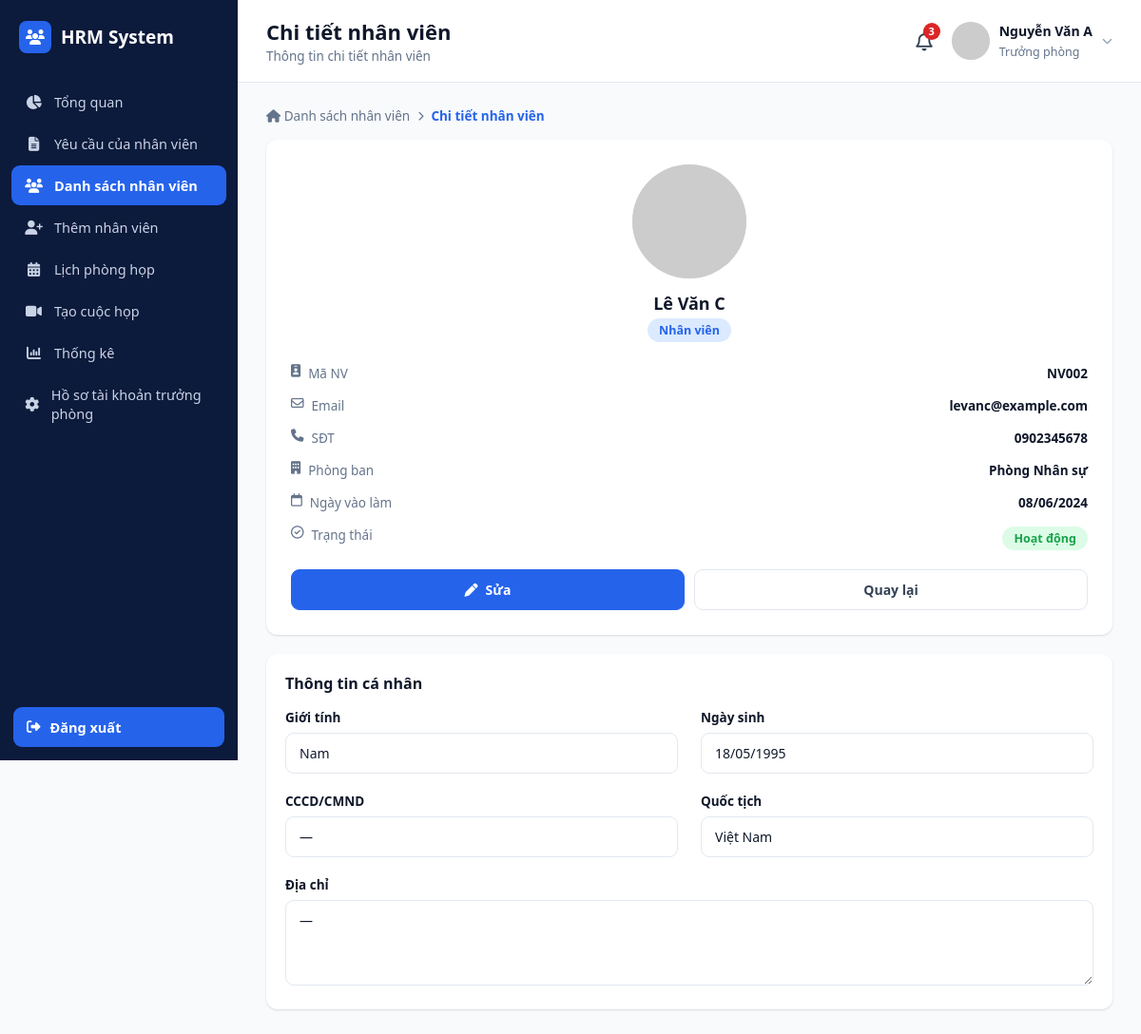
Page /employee_view.php?id=3 (signed in) on the committed database.
### tables this page shows
CREATE TABLE nhan_vien (
    id INT AUTO_INCREMENT PRIMARY KEY,
    ma_nv VARCHAR(20) NOT NULL UNIQUE,
    ho_ten VARCHAR(100) NOT NULL,
    email VARCHAR(100) NOT NULL UNIQUE,
    mat_khau VARCHAR(255) NOT NULL,
    sdt VARCHAR(20) DEFAULT NULL,
    chuc_vu ENUM('Nhân viên','Trưởng phòng') NOT NULL DEFAULT 'Nhân viên',
    gioi_tinh ENUM('Nam','Nữ','Khác') DEFAULT 'Nam',
    ngay_sinh DATE DEFAULT NULL,
    ngay_vao_lam DATE DEFAULT NULL,
    dia_chi TEXT,
    phong_ban_id INT DEFAULT NULL,
    avatar VARCHAR(255) DEFAULT NULL,
    trang_thai ENUM('Hoạt động','Nghỉ việc') NOT NULL DEFAULT 'Hoạt động',
    cccd VARCHAR(20) DEFAULT NULL,
    ngay_cap DATE DEFAULT NULL,
    noi_cap VARCHAR(150) DEFAULT NULL,
    tinh_trang_hon_nhan VARCHAR(50) DEFAULT NULL,
    quoc_tich VARCHAR(50) DEFAULT 'Việt Nam',
    ghi_chu TEXT,
    created_at TIMESTAMP DEFAULT CURRENT_TIMESTAMP,
    FOREIGN KEY (phong_ban_id) REFERENCES phong_ban(id) ON DELETE SET NULL
);

CREATE TABLE phong_ban (
    id INT AUTO_INCREMENT PRIMARY KEY,
    ten_phong_ban VARCHAR(100) NOT NULL
);

### includes/auth.php (called while the page is built, shortened)
<?php
require_once __DIR__ . '/../config/db.php';
function require_manager()
{
    $u = current_user();
}
function current_user()
{
    global $pdo;
    static $user = null;
    if ($user !== null) {
        return $user;
    }
    $stmt = $pdo->prepare('SELECT nv.*, pb.ten_phong_ban FROM nhan_vien nv
                            LEFT JOIN phong_ban pb ON pb.id = nv.phong_ban_id
                            WHERE nv.id = ?');
    $stmt->execute([$_SESSION['user_id']]);
    $user = $stmt->fetch();
    return $user;
}
function format_date($date, $withTime = false)
{
    $ts = strtotime($date);
    return $withTime ? date('d/m/Y H:i', $ts) : date('d/m/Y', $ts);
}
function e($str)
{
    return htmlspecialchars($str ?? '', ENT_QUOTES, 'UTF-8');
}

### employee_view.php (the view, shortened to what this page needs)
<?php
require_once __DIR__ . '/includes/auth.php';
require_manager();
$id = (int)($_GET['id'] ?? 0);
$stmt = $pdo->prepare('SELECT nv.*, pb.ten_phong_ban FROM nhan_vien nv LEFT JOIN phong_ban pb ON pb.id = nv.phong_ban_id WHERE nv.id = ?');
$stmt->execute([$id]);
$nv = $stmt->fetch();
$page_title = 'Chi tiết nhân viên';
$page_subtitle = 'Thông tin chi tiết nhân viên';
include __DIR__ . '/includes/head_meta.php';
?>
<div class="app">
    <?php include __DIR__ . '/includes/sidebar.php'; ?>
    <div class="main">
        <?php include __DIR__ . '/includes/header.php'; ?>
        <div class="content">
            <div class="breadcrumb">
                <a href="employees.php"><i class="fa-solid fa-house"></i> Danh sách nhân viên</a> <i class="fa-solid fa-chevron-right" style="font-size:10px;"></i>
                <span class="cur">Chi tiết nhân viên</span>
            </div>
            <div class="profile-grid">
                <div class="profile-side">
                    <div class="avatar-wrap">
                        <img src="<?= !empty($nv['avatar']) ? 'uploads/avatars/'.e($nv['avatar']) : 'https://ui-avatars.com/api/?background=2563eb&color=fff&size=120&name='.urlencode($nv['ho_ten']) ?>">
                    </div>
                    <h2><?= e($nv['ho_ten']) ?></h2>
                    <span class="role-badge"><?= e($nv['chuc_vu']) ?></span>
                    <div class="info-list">
                        <div class="row"><span class="ic"><i class="fa-solid fa-id-badge"></i> Mã NV</span><b><?= e($nv['ma_nv']) ?></b></div>
                        <div class="row"><span class="ic"><i class="fa-regular fa-envelope"></i> Email</span><b><?= e($nv['email']) ?></b></div>
                        <div class="row"><span class="ic"><i class="fa-solid fa-phone"></i> SĐT</span><b><?= e($nv['sdt']) ?></b></div>
                        <div class="row"><span class="ic"><i class="fa-solid fa-building"></i> Phòng ban</span><b><?= e($nv['ten_phong_ban'] ?? '—') ?></b></div>
                        <div class="row"><span class="ic"><i class="fa-regular fa-calendar"></i> Ngày vào làm</span><b><?= format_date($nv['ngay_vao_lam']) ?></b></div>
                        <div class="row"><span class="ic"><i class="fa-regular fa-circle-check"></i> Trạng thái</span><b><span class="badge-status <?= $nv['trang_thai']==='Hoạt động'?'active':'inactive' ?>"><?= e($nv['trang_thai']) ?></span></b></div>
                    </div>
                    <div style="margin-top:20px;display:flex;gap:10px;">
                        <a href="employee_edit.php?id=<?= $nv['id'] ?>" class="btn btn-primary" style="flex:1;justify-content:center;"><i class="fa-solid fa-pen"></i> Sửa</a>
                        <a href="employees.php" class="btn" style="flex:1;justify-content:center;">Quay lại</a>
                    </div>
                </div>
                <div class="panel">
                    <h3>Thông tin cá nhân</h3>
                    <div class="form-grid">
                        <div class="form-group"><label>Giới tính</label><input value="<?= e($nv['gioi_tinh']) ?>" disabled></div>
                        <div class="form-group"><label>Ngày sinh</label><input value="<?= format_date($nv['ngay_sinh']) ?>" disabled></div>
                        <div class="form-group"><label>CCCD/CMND</label><input value="<?= e($nv['cccd'] ?: '—') ?>" disabled></div>
                        <div class="form-group"><label>Quốc tịch</label><input value="<?= e($nv['quoc_tich'] ?: '—') ?>" disabled></div>
                        <div class="form-group" style="grid-column:1/-1;"><label>Địa chỉ</label><textarea disabled><?= e($nv['dia_chi'] ?: '—') ?></textarea></div>
                    </div>
                </div>
            </div>
        </div>
    </div>
</div>
</body>
</html>

### includes/header.php (shortened to what this page needs)
<?php
$u = current_user();
$avatar = !empty($u['avatar']) ? 'uploads/avatars/' . $u['avatar'] : 'assets/img/avatar-default.png';
?>
<header class="topbar">
    <div class="title-block">
        <h1><?= e($page_title ?? '') ?></h1>
        <p><?= e($page_subtitle ?? '') ?></p>
    </div>
    <div class="right">
        <div class="bell"><i class="fa-regular fa-bell"></i><span class="badge">3</span></div>
        <div class="user" id="userMenuBtn">
            <img src="<?= e($avatar) ?>" alt="avatar" onerror="this.src='https://ui-avatars.com/api/?background=2563eb&color=fff&name=<?= urlencode($u['ho_ten'] ?? 'User') ?>'">
            <div class="info">
                <b><?= e($u['ho_ten'] ?? '') ?></b>
                <span><?= e($u['chuc_vu'] ?? '') ?></span>
            </div>
            <i class="fa-solid fa-chevron-down" style="font-size:11px;color:#94a3b8;"></i>
        </div>
    </div>
</header>

### assets/css/style.css (style rules this page uses)
:root { --navy:#0c1a3b; --navy-light:#13234f; --blue:#2563eb; --blue-dark:#1d4ed8; --green:#16a34a; --green-bg:#dcfce7; --red:#dc2626; --red-bg:#fee2e2; --orange:#f59e0b; --orange-bg:#fef3c7; --purple:#7c3aed; --purple-bg:#ede9fe; --gray-50:#f8fafc; --gray-100:#f1f5f9; --gray-200:#e2e8f0; --gray-300:#cbd5e1; --gray-500:#64748b; --gray-700:#334155; --gray-900:#0f172a; --radius:12px; --shadow:0 1px 3px rgba(15,23,42,.08), 0 1px 2px rgba(15,23,42,.06); }
* { box-sizing:border-box; }
body { margin:0; font-family:'Segoe UI',Roboto,Helvetica,Arial,sans-serif; background:var(--gray-50); color:var(--gray-900); }
a { text-decoration:none;color:inherit; }
input,select,textarea { font-family:inherit; }
.app { display:flex;min-height:100vh; }
.main { flex:1;min-width:0;display:flex;flex-direction:column; }
.topbar { display:flex;align-items:center;justify-content:space-between; padding:18px 30px;background:#fff;border-bottom:1px solid var(--gray-200); position:sticky;top:0;z-index:20; }
.topbar .title-block h1 { font-size:22px;margin:0 0 2px;font-weight:700; }
.topbar .title-block p { margin:0;color:var(--gray-500);font-size:13.5px; }
.topbar .right { display:flex;align-items:center;gap:20px; }
.topbar .bell { position:relative;font-size:20px;color:var(--gray-700);cursor:pointer; }
.topbar .bell .badge { position:absolute;top:-6px;right:-8px;background:var(--red);color:#fff; font-size:11px;border-radius:50%;width:18px;height:18px;display:flex; align-items:center;justify-content:center;font-weight:700; }
.topbar .user { display:flex;align-items:center;gap:10px;cursor:pointer;position:relative; }
.topbar .user img { width:40px;height:40px;border-radius:50%;object-fit:cover;background:var(--gray-200); }
.topbar .user .info b { display:block;font-size:14px; }
.topbar .user .info span { font-size:12.5px;color:var(--gray-500); }
.content { padding:26px 30px;flex:1; }
.panel { background:#fff;border-radius:var(--radius);box-shadow:var(--shadow);padding:20px; }
.panel h3 { margin:0 0 16px;font-size:16px;font-weight:700; }
.badge-status { padding:4px 12px;border-radius:20px;font-size:12.5px;font-weight:600;display:inline-block; }
.badge-status.active,.badge-status.approved { background:var(--green-bg);color:var(--green); }
.select-box select,.form-group select,.form-group input,.form-group textarea { width:100%;padding:11px 14px;border:1px solid var(--gray-200);border-radius:9px;font-size:14px;background:#fff;color:var(--gray-900); }
.btn { padding:11px 18px;border-radius:9px;border:1px solid var(--gray-200);background:#fff;font-size:14px;font-weight:600; display:inline-flex;align-items:center;gap:8px;color:var(--gray-700); }
.btn-primary { background:var(--blue);color:#fff;border-color:var(--blue); }
.form-grid { display:grid;grid-template-columns:1fr 1fr;gap:20px 24px; }
.form-group { margin-bottom:0; }
.form-group label { display:block;font-size:13.5px;font-weight:600;margin-bottom:7px; }
.form-group textarea { resize:vertical;min-height:90px; }
.breadcrumb { display:flex;align-items:center;gap:8px;font-size:13.5px;color:var(--gray-500);margin-bottom:16px; }
.breadcrumb a { color:var(--gray-500); }
.breadcrumb .cur { color:var(--blue);font-weight:600; }
.profile-grid { display:grid;grid-template-columns:290px 1fr;gap:20px;align-items:flex-start; }
.profile-side { background:#fff;border-radius:var(--radius);box-shadow:var(--shadow);padding:26px;text-align:center; }
.profile-side .avatar-wrap { position:relative;width:120px;height:120px;margin:0 auto 14px; }
.profile-side .avatar-wrap img { width:120px;height:120px;border-radius:50%;object-fit:cover;background:var(--gray-200); }
.profile-side h2 { margin:6px 0 4px;font-size:18px; }
.profile-side .role-badge { display:inline-block;background:#dbeafe;color:var(--blue);padding:4px 12px;border-radius:20px;font-size:12.5px;font-weight:600;margin-bottom:18px; }
.profile-side .info-list { text-align:left;display:flex;flex-direction:column;gap:16px;margin-top:6px; }
.profile-side .info-list .row { display:flex;justify-content:space-between;font-size:13.5px;gap:10px; }
.profile-side .info-list .row .ic { color:var(--gray-500);display:flex;gap:8px; }
.profile-side .info-list .row b { text-align:right;font-weight:600; }
@media (max-width:1200px) { .profile-grid { grid-template-columns:1fr; } }

### rows in the picture
nhan_vien: ho_ten "Nguyễn Văn A", chuc_vu "Trưởng phòng"
nhan_vien: ho_ten "Lê Văn C", chuc_vu "Nhân viên", ma_nv "NV002", email "levanc@example.com", sdt "0902345678", phong_ban.ten_phong_ban "Phòng Nhân sự", ngay_vao_lam "08/06/2024", trang_thai "Hoạt động", gioi_tinh "Nam", ngay_sinh "18/05/1995", cccd "—", quoc_tich "Việt Nam", dia_chi "—"

### other values in the picture
$__sidebarMenuItem['label'] "Tổng quan"
$__sidebarMenuItem['label'] "Yêu cầu của nhân viên"
$__sidebarMenuItem['label'] "Danh sách nhân viên"
$__sidebarMenuItem['label'] "Thêm nhân viên"
$__sidebarMenuItem['label'] "Lịch phòng họp"
$__sidebarMenuItem['label'] "Tạo cuộc họp"
$__sidebarMenuItem['label'] "Thống kê"
$__sidebarMenuItem['label'] "Hồ sơ tài khoản trưởng phòng"
$page_title "Chi tiết nhân viên"
$page_subtitle "Thông tin chi tiết nhân viên"
